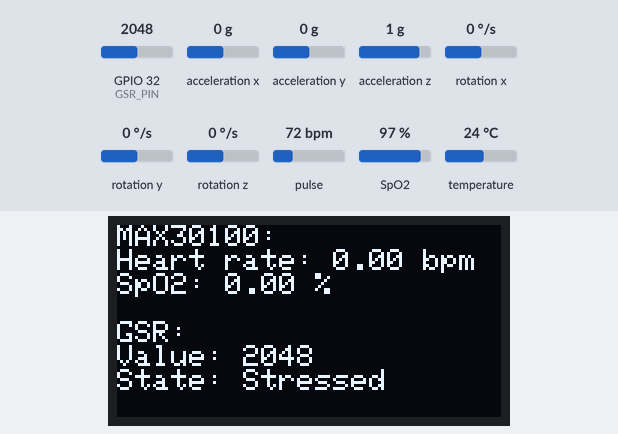
The sketch below on a simulated ESP32. Shown: 128×64 one-colour display. The test bench sets the inputs (shaded band); at power-on: GPIO 32 (GSR_PIN) = 2048, acceleration x 0 g, acceleration y 0 g, acceleration z 1 g, rotation x 0 °/s, rotation y 0 °/s, rotation z 0 °/s, pulse 72 bpm, SpO2 97 %, temperature 24 °C. What the sketch prints to the serial monitor is not drawn.

Above: at 3.2 s.
3.3 s: GPIO 32 (GSR_PIN) set to 1911
At 4.1 s:
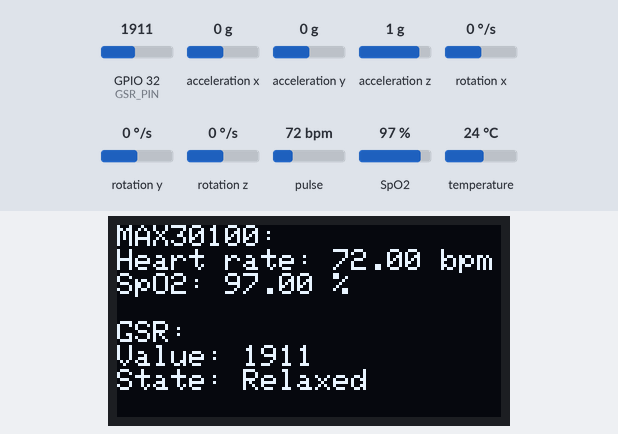
6.3 s: acceleration x set to -1.4 g
At 7.5 s:
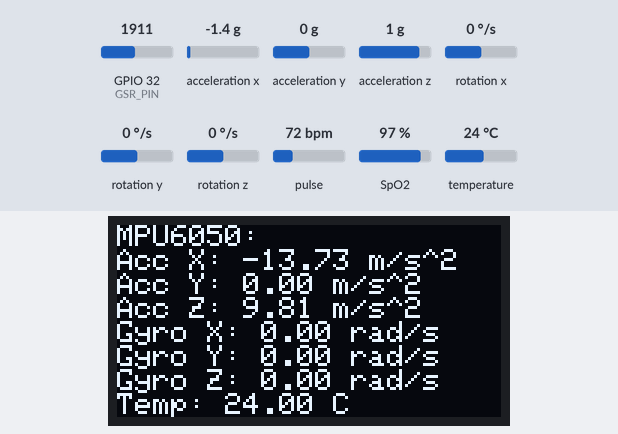
7.9 s: GPIO 32 (GSR_PIN) set to 1228
At 10.7 s:
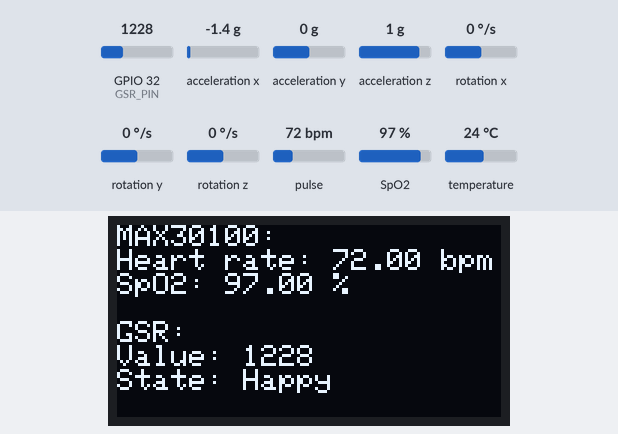
10.9 s: GPIO 32 (GSR_PIN) set to 1990
At 12.2 s:
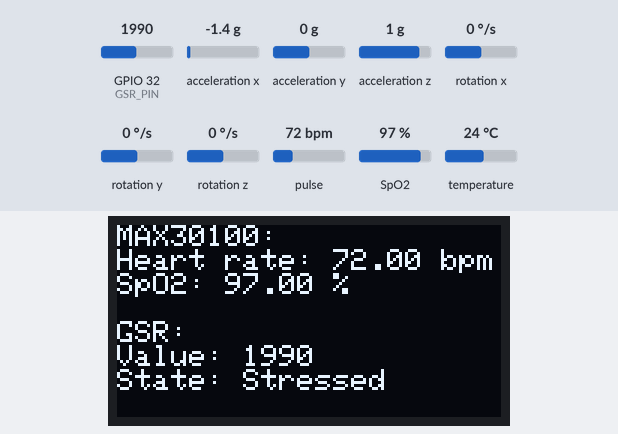
12.5 s: GPIO 32 (GSR_PIN) set to 1860
At 13.0 s:
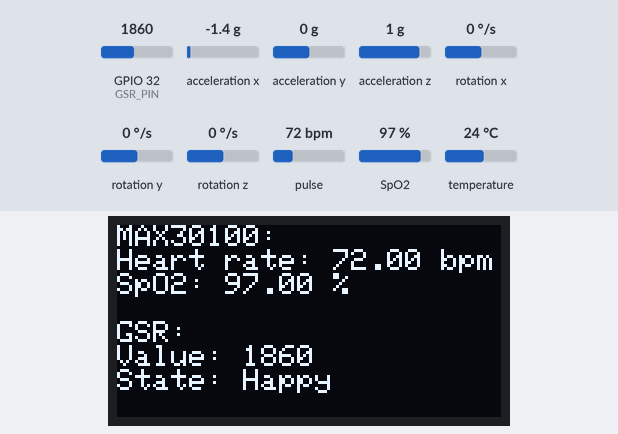
15.5 s: acceleration y set to -1.4 g
At 16.0 s:
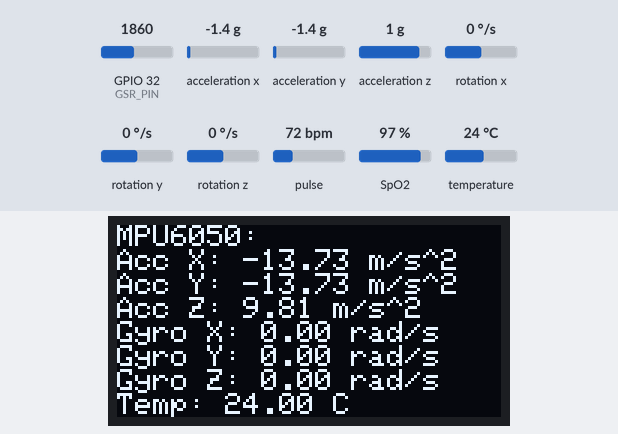
Timing chart, 0 to 18.0 s (numbered marks = the images above; inputs shaded):
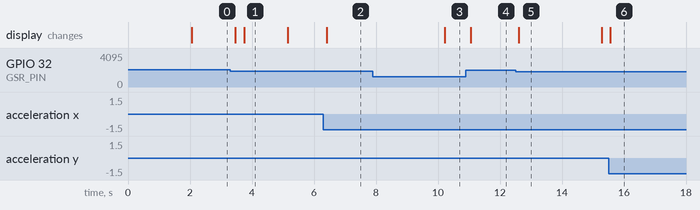

Measured:
- the behaviour switches between 1951 and 1950 on GPIO 32 (GSR_PIN) (found by bisection; images 0 and 1)
- after the input at 3.3 s, the display: first changes after 0.16 s (image 1 shows a later state)
- after the input at 6.3 s, the display: changes after 0.12 s (image 2)
- after the input at 7.9 s, the display: changes after 2.3 s (image 3)
- after the input at 10.9 s, the display: changes after 0.16 s (image 4)
- after the input at 12.5 s, the display: changes after 0.11 s (image 5)
- after the input at 15.5 s, the display: changes after 0.06 s (image 6)

The sketch:

Finalcode_mpu_heartrate_oled_GSR_esp32.ino
```cpp
#include <Wire.h>
#include "MAX30100_PulseOximeter.h"
#include <Adafruit_GFX.h>
#include <Adafruit_SSD1306.h>
#include <Adafruit_MPU6050.h>
#include <Adafruit_Sensor.h>

// MAX30100
#define REPORTING_PERIOD_MS 100
PulseOximeter pox;
uint32_t tsLastReport = 0;

void onBeatDetected()
{
  Serial.println("Beat detected!");
}

// OLED
#define SCREEN_WIDTH 128 // OLED display width, in pixels
#define SCREEN_HEIGHT 64 // OLED display height, in pixels
Adafruit_SSD1306 display(SCREEN_WIDTH, SCREEN_HEIGHT, &Wire, -1);

// MPU6050
Adafruit_MPU6050 mpu;

unsigned long previousMillis = 0;
const long interval = 5000; // 5 seconds
bool displayMax30100 = true;

// Structure to hold sensor data
struct SensorData {
  float heartRate;
  float spO2;
  float accX;
  float accY;
  float accZ;
  float gyroX;
  float gyroY;
  float gyroZ;
  float temperature;
  int gsrValue;
  String gsrState;
};

SensorData sensorData;

// GSR sensor
const int GSR_PIN = 32; // GPIO pin for the GSR sensor

// Adjusted thresholds based on observed values
const int HAPPY_THRESHOLD = 1900; // Below this value indicates a happy state
const int Stressed_THRESHOLD = 1950; // Above this value indicates a stressed state

void setup()
{
  Serial.begin(115200);
  Wire.begin();

  // OLED
  if (!display.begin(SSD1306_SWITCHCAPVCC, 0x3C)) { // Address 0x3C for 128x64
    Serial.println(F("OLED initialization failed"));
    for (;;);
  }
  delay(2000);
  display.clearDisplay();
  display.setTextSize(1);
  display.setTextColor(WHITE);

  // MPU6050
  Serial.println("Initializing MPU6050...");
  if (!mpu.begin(0x68)) {
    Serial.println("Failed to find MPU6050 chip");
    while (1) {
      delay(10);
    }
  }
  Serial.println("MPU6050 Found!");

  mpu.setAccelerometerRange(MPU6050_RANGE_8_G);
  mpu.setGyroRange(MPU6050_RANGE_500_DEG);
  mpu.setFilterBandwidth(MPU6050_BAND_5_HZ);

  // MAX30100
  Serial.println("Initializing MAX30100...");
  if (!pox.begin()) {
    Serial.println("MAX30100 Initialization FAILED");
    while (1) {
      delay(10);
    }
  }
  Serial.println("MAX30100 Initialization SUCCESS");
  pox.setIRLedCurrent(MAX30100_LED_CURR_7_6MA);
  pox.setOnBeatDetectedCallback(onBeatDetected);

  // GSR sensor
  pinMode(GSR_PIN, INPUT);
}

void updateSensors() {
  // Update MAX30100
  pox.update();
  if (millis() - tsLastReport > REPORTING_PERIOD_MS) {
    sensorData.heartRate = pox.getHeartRate();
    sensorData.spO2 = pox.getSpO2();

    sensors_event_t a, g, temp;
    mpu.getEvent(&a, &g, &temp);
    sensorData.accX = a.acceleration.x;
    sensorData.accY = a.acceleration.y;
    sensorData.accZ = a.acceleration.z;
    sensorData.gyroX = g.gyro.x;
    sensorData.gyroY = g.gyro.y;
    sensorData.gyroZ = g.gyro.z;
    sensorData.temperature = temp.temperature;

    tsLastReport = millis();
  }

  // Update GSR sensor
  sensorData.gsrValue = analogRead(GSR_PIN);
  sensorData.gsrState = categorizeGSR(sensorData.gsrValue);
}

void updateDisplay() {
  display.clearDisplay();
  display.setCursor(0, 0);

  if (displayMax30100) {
    display.println("MAX30100:");
    display.print("Heart rate: ");
    display.print(sensorData.heartRate);
    display.println(" bpm");
    display.print("SpO2: ");
    display.print(sensorData.spO2);
    display.println(" %");
  } else {
    display.println("MPU6050:");
    display.print("Acc X: ");
    display.print(sensorData.accX);
    display.println(" m/s^2");
    display.print("Acc Y: ");
    display.print(sensorData.accY);
    display.println(" m/s^2");
    display.print("Acc Z: ");
    display.print(sensorData.accZ);
    display.println(" m/s^2");
    display.print("Gyro X: ");
    display.print(sensorData.gyroX);
    display.println(" rad/s");
    display.print("Gyro Y: ");
    display.print(sensorData.gyroY);
    display.println(" rad/s");
    display.print("Gyro Z: ");
    display.print(sensorData.gyroZ);
    display.println(" rad/s");
    display.print("Temp: ");
    display.print(sensorData.temperature);
    display.println(" C");
  }

  // Display GSR sensor data
  display.println();
  display.println("GSR:");
  display.print("Value: ");
  display.println(sensorData.gsrValue);
  display.print("State: ");
  display.println(sensorData.gsrState);

  display.display();
}

void loop()
{
  unsigned long currentMillis = millis();

  if (currentMillis - previousMillis >= interval) {
    previousMillis = currentMillis;
    displayMax30100 = !displayMax30100; // Toggle between MAX30100 and MPU6050 display
  }

  updateSensors();
  updateDisplay();
  delay(100);

  // Debugging information
  Serial.print("Heart rate raw value: ");
  Serial.println(sensorData.heartRate);
  Serial.print("SpO2 raw value: ");
  Serial.println(sensorData.spO2);
  Serial.print("Acceleration X: ");
  Serial.print(sensorData.accX);
  Serial.print(", Y: ");
  Serial.print(sensorData.accY);
  Serial.print(", Z: ");
  Serial.print(sensorData.accZ);
  Serial.println(" m/s^2");
  Serial.print("Rotation X: ");
  Serial.print(sensorData.gyroX);
  Serial.print(", Y: ");
  Serial.print(sensorData.gyroY);
  Serial.print(", Z: ");
  Serial.print(sensorData.gyroZ);
  Serial.println(" rad/s");
  Serial.print("Temperature: ");
  Serial.print(sensorData.temperature);
  Serial.println(" degC");
  Serial.print("GSR Value: ");
  Serial.print(sensorData.gsrValue);
  Serial.print(" - State: ");
  Serial.println(sensorData.gsrState);
  Serial.println("");
}

// Function to categorize GSR values into different emotional states
String categorizeGSR(int value) {
  if (value < HAPPY_THRESHOLD) {
    return "Happy";
  } else if (value > Stressed_THRESHOLD) {
    return "Stressed";
  } else {
    return "Relaxed";
  }
}
```
